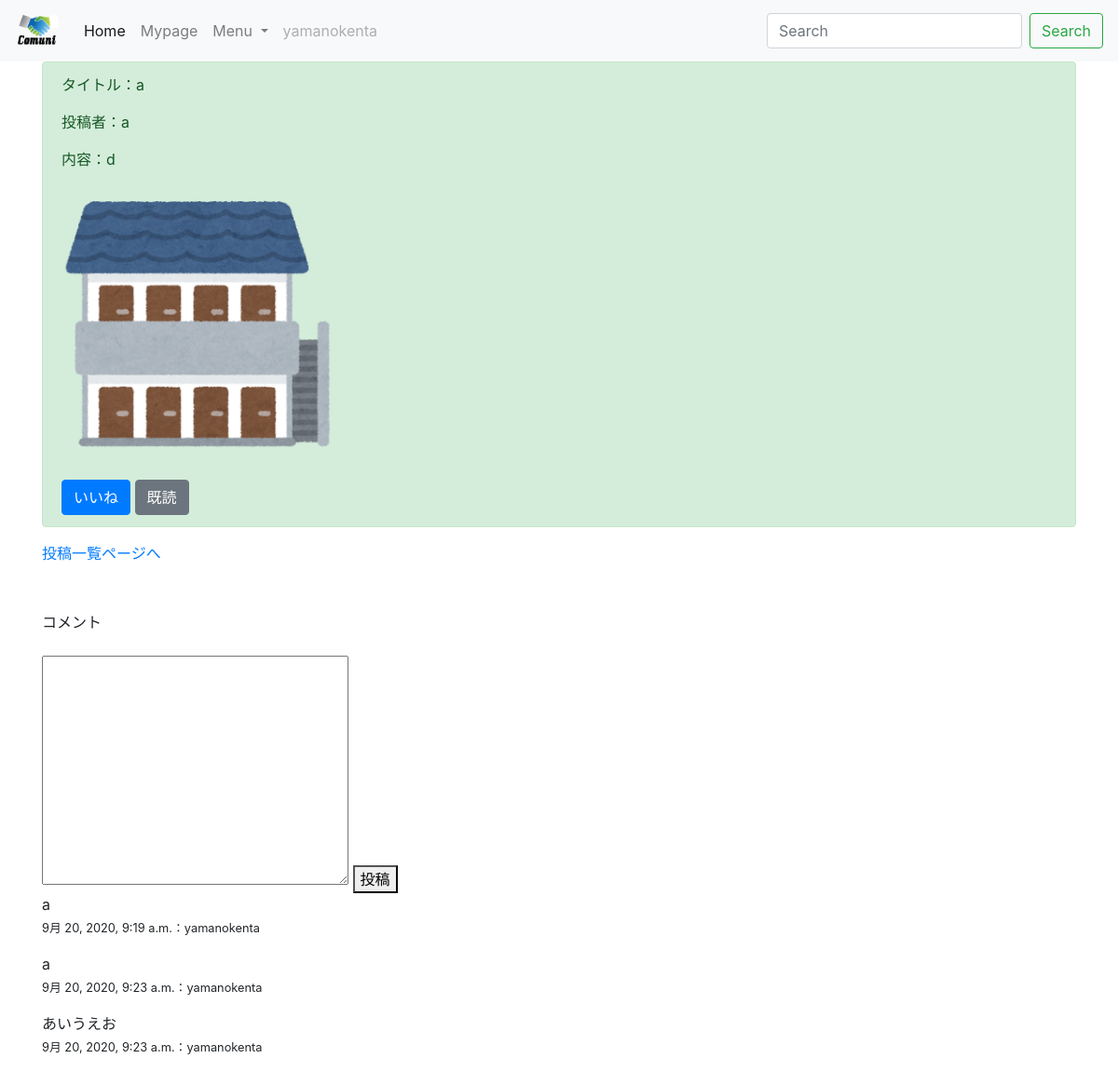
The app's page /detail/1 (signed in) with its own data.
### snsproject/models.py (models this page shows, shortened)
class SnsModel(models.Model):
    title = models.CharField(max_length=100)
    content = models.TextField()
    author = models.CharField(max_length=100)
    images = models.ImageField(upload_to='', null=True, blank=True)
    good = models.IntegerField(null=True, blank=True, default=0)
    read = models.IntegerField(null=True, blank=True, default=0)
    readtext = models.CharField(max_length=100, null=True, blank=True, default='a')
    posted_at = models.DateTimeField(auto_now_add=True)
    last_modify = models.DateTimeField(auto_now=True)
    user = models.ForeignKey(User, on_delete=models.CASCADE)

class Comment(models.Model):
    text = models.TextField()
    posted_at = models.DateTimeField(auto_now_add=True)
    article = models.ForeignKey(to=SnsModel, related_name='comments', on_delete=models.CASCADE)

### snsproject/views.py (the view)
# urls.py: path('detail/<int:pk>', detailfunc, name='detail'),
@login_required
def detailfunc(request, pk):
    object = SnsModel.objects.get(pk=pk)
    comment_list = Comment.objects.filter(article=object)
    if request.method == "POST":
        comment_list.create(text=request.POST["text"],article=object)
    return render(request, 'detail.html', {'object':object, 'article':comment_list })

### templates/detail.html
{% extends 'base.html' %}
{% load static %}
{% block customcss %}
<link rel='stylesheet' type='text/css' href="{% static 'css/comment.css' %}">
{% endblock customcss %}
{% block content %}
<div class='container'>
  <div class="alert alert-success" role="alert">
    <p>タイトル：{{ object.title }}</p>
    <p>投稿者：{{ object.author }}</p>
    <p>内容：{{ object.content }}</p>
    {% if object.images != '' %}
    <p><img src='{{ object.images.url }}' width=300></p>
    {% endif %}
    <a href="{% url 'good' object.pk %}" class="btn btn-primary" tabindex="-1" role="button" aria-disabled="true">いいね</a>
    <a href="{% url 'read' object.pk %}" class="btn btn-secondary" tabindex="-1" role="button" aria-disabled="true">既読</a>
  </div>
  <a href="{% url 'list' %}">投稿一覧ページへ</a>
</div>
<div class="container">
 <form action="" method="POST" class="comment">{% csrf_token %}
  <p><label for="com">コメント</label></p>
  <textarea name="text" id="com" cols="30" rows="10"></textarea>
  <button type="submit">投稿</button>
</form>
{% for comment in article %}
  <p>{{ comment.text }}</br><small>{{ comment.posted_at }}：{{ user.username }}</small></p>
{% empty %}
<p>コメントはありません</p>
{% endfor %}
</div>
{% endblock content %}

### templates/base.html (shortened to what this page needs)
<!doctype html>
<html lang="ja">
  <head>
    <link rel="stylesheet" href="https://stackpath.bootstrapcdn.com/bootstrap/4.5.0/css/bootstrap.min.css">
    {% load static %}
    <link rel="stylesheet" href="https://use.fontawesome.com/releases/v5.8.1/css/all.css">
    <link rel="stylesheet" href="/static/css/_common.css" />
    {% block customcss %}
    {% endblock customcss %}
</head>
  <body>
    {% block header %}
    <nav class="navbar navbar-expand-lg navbar-light bg-light">
      <a class="navbar-brand" href="{% url 'index' %}"><img class="header-logo" src="/static/images/logo.png"></a>
      <div class="collapse navbar-collapse" id="navbarSupportedContent">
        <ul class="navbar-nav mr-auto">
          <li class="nav-item active">
            <a class="nav-link" href="{% url 'index' %}">Home <span class="sr-only">(current)</span></a>
          </li>
          <li class="nav-item">
            <a class="nav-link" href="{% url 'my_page' user.id %}">Mypage</a>
          </li>
          <li class="nav-item dropdown">
            <a class="nav-link dropdown-toggle" href="#" id="navbarDropdown" role="button" data-toggle="dropdown" aria-haspopup="true" aria-expanded="false">
              Menu
            </a>
          </li>
          <li class="nav-item">
            <a class="nav-link disabled" href="#">{{ user.username }}</a>
          </li>
        </ul>
        <form class="form-inline my-2 my-lg-0">
          <input class="form-control mr-sm-2" type="search" placeholder="Search" aria-label="Search">
          <button class="btn btn-outline-success my-2 my-sm-0" type="submit">Search</button>
        </form>
      </div>
    </nav>
    {% endblock header %}
    {% block content %}
    {% endblock content %}
  </body>
</html>

### static/css/_common.css (style rules this page uses)
.header-logo { height: 40px; }

### static/css/comment.css (style rules this page uses)
.comment { padding-top: 50px; }

### records on screen
SnsModel: title "a", author "a", content "d", images (picture)
Comment: text "a", posted_at "9月 20, 2020, 9:19 a.m."
Comment: text "a", posted_at "9月 20, 2020, 9:23 a.m."
Comment: text "あいうえお", posted_at "9月 20, 2020, 9:23 a.m."

### other values on screen
{{ user.username }} "yamanokenta"
